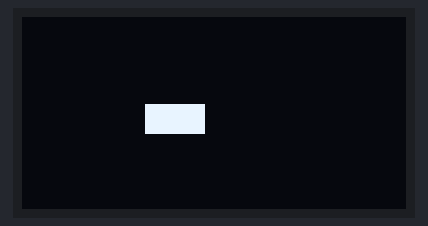
A program run on a simulated Raspberry Pi Pico running MicroPython. Shown: 128×64 one-colour display. Library files of the repository ran but are not shown: sh1106.py.

Above: at 0.46 s.
At 5.11 s:
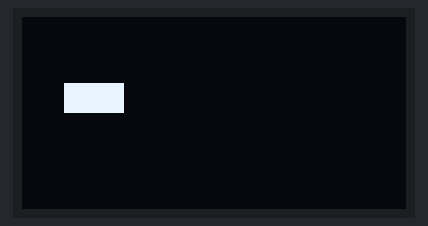
At 10.07 s:
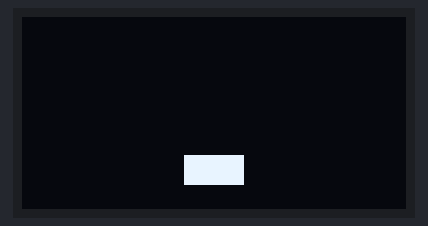
At 19.99 s:
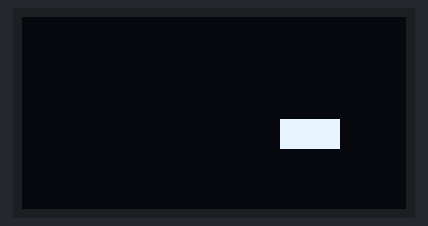
At 29.9 s:
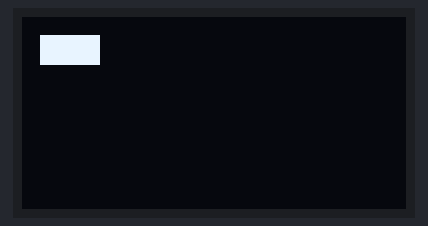
At 39.82 s:
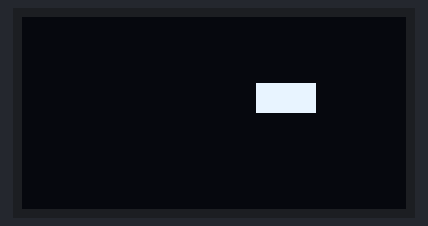

The program:

OLED_animation.py
```python
from machine import Pin, I2C
import sh1106
import framebuf
import time

i2c = I2C(0, scl=Pin(1), sda=Pin(0))
oled = sh1106.SH1106_I2C(128, 64, i2c)

WIDTH = 128
HEIGHT = 64
buffer = bytearray(WIDTH * HEIGHT // 8)
fb = framebuf.FrameBuffer(buffer, WIDTH, HEIGHT, framebuf.MONO_VLSB)

w = 20
h = 10

x = 30
y = 20
dx = 1
dy = 1

while True:
    fb.fill(0)
    fb.fill_rect(x, y, w, h, 1)
    oled.framebuf.blit(fb, 0, 0)
    oled.show()
    x += dx
    y += dy
    if x <= 0 or x + w >= WIDTH:
        dx = -dx
    if y <= 0 or y + h >= HEIGHT:
        dy = -dy
    time.sleep(0.0001)
```
